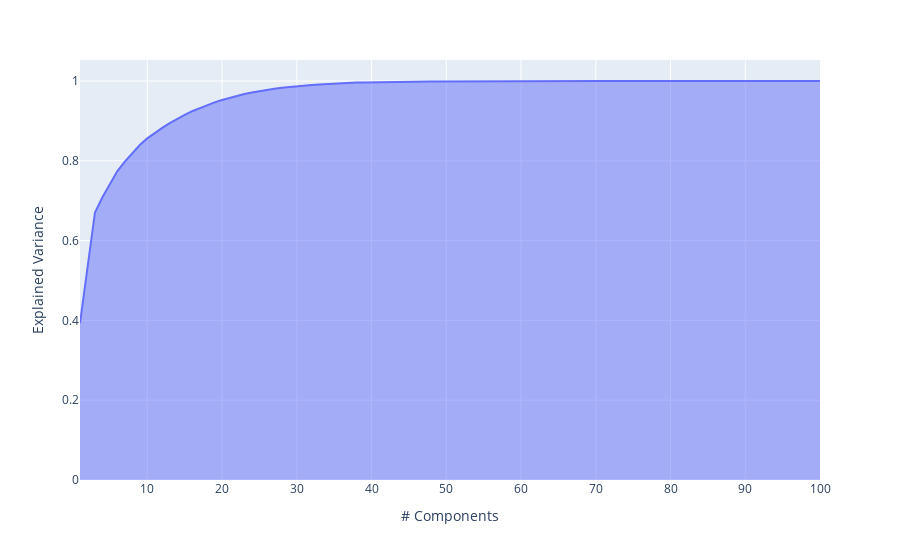

Notebook code for this chart:
### Code cell
[x,y] = Read_data_output_class2_or_testdata(binary=True, training_data=True, filename = "npf_train.csv")
[x_test,y_test] = Read_data_output_class2_or_testdata(binary=False, training_data=False, filename = "npf_test_hidden.csv")
x = scaling(x)
[x_PCA, pca] = training_with_PCA(x,15)
#[x_PCA, pca] = training_with_PCA(x)

#[x_train, y_train, x_val, y_val] = split_training_validate(x_PCA, y, 200)
[x_train, x_val, y_train, y_val] = train_test_split(x_PCA, y, test_size=0.33)
exp_var_cumul = np.cumsum(pca.explained_variance_ratio_)
##This will open on browser, is more interactive
fig = px.area(
    x=range(1, exp_var_cumul.shape[0] + 1),
    y=exp_var_cumul,
    labels={"x": "# Components", "y": "Explained Variance"}
)
fig.show()
##

##########################SVM################3
regr_SVM = svm.SVC(kernel = 'rbf')
regr_SVM.fit(x_train, y_train)
y_training_pred_SVM = regr_SVM.predict(x_train)
y_validation_pred_SVM = regr_SVM.predict(x_val)
print('train score ',regr_SVM.score(x_train ,y_train))
print('validate score ',regr_SVM.score(x_val, y_val))

### Figure 1 — Plotly figure (JSON) as saved in the notebook; plotly's stock layout.template omitted (floating-point values rounded to 4 significant figures)
{"data": [{"hovertemplate": "# Components=%{x}<br>Explained Variance=%{y}<extra></extra>", "legendgroup": "", "line": {"color": "#636efa"}, "marker": {"symbol": "circle"}, "mode": "lines", "name": "", "orientation": "v", "showlegend": false, "stackgroup": "1", "type": "scatter", "x": [1, 2, 3, 4, 5, 6, 7, 8, 9, 10, 11, 12, 13, 14, 15, 16, 17, 18, 19, 20, 21, 22, 23, 24, 25, 26, 27, 28, 29, 30, 31, 32, 33, 34, 35, 36, 37, 38, 39, 40, 41, 42, 43, 44, 45, 46, 47, 48, 49, 50, 51, 52, 53, 54, 55, 56, 57, 58, 59, 60, 61, 62, 63, 64, 65, 66, 67, 68, 69, 70, 71, 72, 73, 74, 75, 76, 77, 78, 79, 80, 81, 82, 83, 84, 85, 86, 87, 88, 89, 90, 91, 92, 93, 94, 95, 96, 97, 98, 99, 100], "xaxis": "x", "y": [0.3929, 0.5382, 0.6705, 0.7088, 0.7427, 0.7744, 0.7981, 0.8198, 0.8396, 0.8561, 0.8702, 0.8825, 0.8943, 0.9052, 0.9149, 0.9243, 0.9323, 0.9396, 0.9465, 0.9523, 0.9579, 0.9628, 0.9672, 0.9712, 0.9748, 0.9778, 0.9805, 0.9829, 0.985, 0.9869, 0.9887, 0.9902, 0.9915, 0.9926, 0.9937, 0.9946, 0.9953, 0.9959, 0.9965, 0.9969, 0.9973, 0.9977, 0.998, 0.9982, 0.9985, 0.9986, 0.9988, 0.9989, 0.999, 0.9991, 0.9992, 0.9993, 0.9994, 0.9994, 0.9995, 0.9996, 0.9996, 0.9996, 0.9997, 0.9997, 0.9997, 0.9998, 0.9998, 0.9998, 0.9998, 0.9999, 0.9999, 0.9999, 0.9999, 0.9999, 0.9999, 0.9999, 1.0, 1.0, 1.0, 1.0, 1.0, 1.0, 1.0, 1.0, 1.0, 1.0, 1.0, 1.0, 1.0, 1.0, 1.0, 1.0, 1.0, 1.0, 1.0, 1.0, 1.0, 1.0, 1.0, 1.0, 1.0, 1.0, 1.0, 1.0], "yaxis": "y"}], "layout": {"legend": {"tracegroupgap": 0}, "margin": {"t": 60}, "xaxis": {"anchor": "y", "domain": [0, 1], "title": {"text": "# Components"}}, "yaxis": {"anchor": "x", "domain": [0, 1], "title": {"text": "Explained Variance"}}}}
